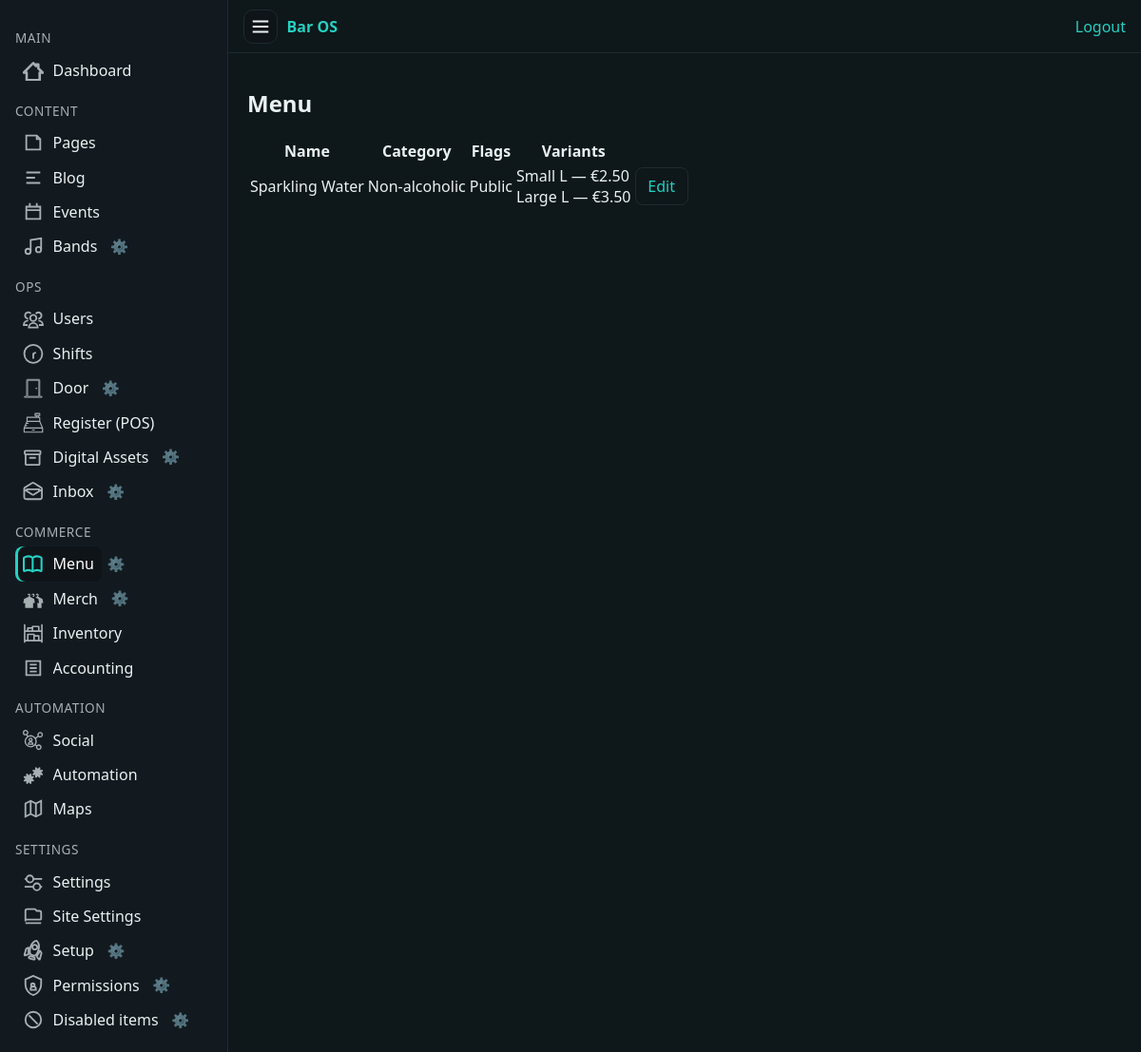
Page /cms/menu/items/ (signed in) on the committed database.
### app/menu/models.py (models this page shows, shortened)
class Item(models.Model):
    name = models.CharField(max_length=160)
    slug = models.SlugField(max_length=180, unique=True, validators=[slug_validator], blank=True)
    category = models.ForeignKey(Category, related_name="items", on_delete=models.PROTECT)
    description = models.TextField(blank=True)
    allergens_note = models.CharField(max_length=240, blank=True)
    vegan = models.BooleanField(default=False)
    vegetarian = models.BooleanField(default=False)
    gluten_free = models.BooleanField(default=False)
    sugar_free = models.BooleanField(default=False)
    lactose_free = models.BooleanField(default=False)
    nut_free = models.BooleanField(default=False)
    halal = models.BooleanField(default=False)
    kosher = models.BooleanField(default=False)
    visible_public = models.BooleanField(default=True)
    featured = models.BooleanField(default=False)
    sold_out_until = models.DateTimeField(null=True, blank=True)
    new_until = models.DateTimeField(null=True, blank=True)
    unit_group_override = models.ForeignKey(UnitGroup, null=True, blank=True, on_delete=models.SET_NULL)
    class Meta:
        ordering = ["name"]
    def is_sold_out(self) -> bool:
        return bool(self.sold_out_until and self.sold_out_until >= timezone.now())
    def is_new(self) -> bool:
        return bool(self.new_until and self.new_until >= timezone.now())

class Category(models.Model):
    KIND_DRINK = "drink"
    KIND_FOOD = "food"
    KIND_CHOICES = [
        (KIND_DRINK, "Drink"),
        (KIND_FOOD, "Food"),
    ]
    name = models.CharField(max_length=120)
    slug = models.SlugField(max_length=140, unique=True, validators=[slug_validator], blank=True)
    parent = models.ForeignKey("self", null=True, blank=True, related_name="children", on_delete=models.CASCADE)
    kind = models.CharField(max_length=16, choices=KIND_CHOICES)
    unit_group = models.ForeignKey(UnitGroup, null=True, blank=True, on_delete=models.SET_NULL)
    class Meta:
        ordering = ["parent__id", "name"]

class ItemVariant(models.Model):
    item = models.ForeignKey(Item, related_name="variants", on_delete=models.CASCADE)
    label = models.CharField(max_length=64, blank=True)
    quantity = models.DecimalField(max_digits=8, decimal_places=3, validators=[MinValueValidator(0)])
    unit = models.ForeignKey(Unit, on_delete=models.PROTECT)
    price = models.DecimalField(max_digits=8, decimal_places=2, validators=[MinValueValidator(0)])
    abv = models.DecimalField(max_digits=5, decimal_places=2, null=True, blank=True, help_text="Alcohol by volume (%)")
    class Meta:
        ordering = ["item__name", "unit__kind", "quantity", "label"]

class Unit(models.Model):
    KIND_VOLUME = "volume"
    KIND_MASS = "mass"
    KIND_COUNT = "count"
    KIND_CHOICES = [
        (KIND_VOLUME, "Volume"),
        (KIND_MASS, "Mass"),
        (KIND_COUNT, "Count"),
    ]
    code = models.CharField(max_length=16, unique=True)   # e.g. L, mL, g, pcs
    display = models.CharField(max_length=32)             # e.g. "Liters", "grams", "pieces"
    kind = models.CharField(max_length=16, choices=KIND_CHOICES)
    class Meta:
        ordering = ["kind", "code"]

### app/menu/views.py (the view)
# urls.py: path("items/", views.items_list, name="items_list"),
@login_required
def items_list(request):
    items = (
        Item.objects
        .select_related("category")
        .prefetch_related("variants")
        .order_by("category__name", "name")
    )
    return render(request, "menu/items_list.html", {"items": items, "now": _now()})

### app/comms/services/audience.py (called while the page is built)
def user_membership_ids(user):
    badge_ids = set()
    try:
        profile = user.profile
        badge_ids = set(profile.badges.values_list("id", flat=True))
    except Exception:
        pass
    group_ids = set(user.groups.values_list("id", flat=True))
    return badge_ids, group_ids

def visible_threads_qs(user, base_qs=None):
    if base_qs is None:
        base_qs = MessageThread.objects.all()
    badge_ids, group_ids = user_membership_ids(user)
    cond = Q(audiences__user=user)
    if badge_ids:
        cond |= Q(audiences__badge_id__in=badge_ids)
    if group_ids:
        cond |= Q(audiences__group_id__in=group_ids)
    qs = base_qs.filter(cond).distinct()
    return qs

### app/core/context_processors.py (called while the page is built)
def sitecfg(request):
    return {"sitecfg": get_config()}

### app/core/encryption.py (called while the page is built)
    def from_db_value(self, value, expression, connection):  # noqa: D401
        if value in self.empty_values:
            return value
        try:
            return super().from_db_value(value, expression, connection)
        except Exception:  # pragma: no cover - best-effort guard
            return value

### app/core/site_config.py (called while the page is built)
def get_config():
    try:
        CONFIG_DIR.mkdir(parents=True, exist_ok=True)
        if not CONFIG_FILE.exists():
            CONFIG_FILE.write_text(json.dumps(DEFAULTS, indent=2), encoding="utf-8")
        data = json.loads(CONFIG_FILE.read_text(encoding="utf-8"))
        merged = DEFAULTS.copy()
        merged.update({k: v for k, v in data.items() if k in DEFAULTS})
        ff = merged["feature_flags"]
        ff.update(data.get("feature_flags", {}))
        merged["feature_flags"] = ff
        return merged
    except Exception:
        return DEFAULTS

### app/menu/views.py (called while the page is built)
def _now():
    return timezone.now()

### app/pages/models.py (called while the page is built)
    def get_absolute_url(self):
        from django.urls import reverse
        return reverse("public:page-detail", kwargs={"slug": self.slug})

### app/pages/navigation.py (called while the page is built)
def serialize_nav_entries(entries: Iterable[NavEntry]) -> List[dict]:
    serialized: List[dict] = []
    for entry in entries:
        serialized.append(
            {
                "title": entry.title,
                "slug": entry.slug,
                "url": entry.url,
                "pretty_slug": entry.pretty_slug,
                "pretty_url": entry.pretty_url,
            }
        )
    return serialized

### app/setup/models.py (called while the page is built)
    @classmethod
    def get_solo(cls):
        obj, _ = cls.objects.get_or_create(id=1)
        return obj

### app/setup/templatetags/setup_tags.py (called while the page is built)
def _visibility_picker_url():
    return reverse("setup:visibility_picker")

@register.filter
def allow_for(user, key):
    return is_allowed(user, key)

### app/templates/menu/items_list.html (shortened to what this page needs)
{% extends 'cms/base_cms.html' %}
{% block content %}
<h1>Menu</h1>
<table class="table">
  <thead><tr><th>Name</th><th>Category</th><th>Flags</th><th>Variants</th><th></th></tr></thead>
  <tbody>
    {% for i in items %}
    <tr>
      <td>{{ i.name }} {% if i.featured %}<span class="badge bg-warning">Featured</span>{% endif %}</td>
      <td>{{ i.category.name }}</td>
      <td>
        {% if i.visible_public %}<span class="badge bg-success">Public</span>{% else %}<span class="badge bg-secondary">Hidden</span>{% endif %}
      </td>
      <td>
        {% for v in i.variants.all %}
          <div>{{ v.label|default:v.quantity }} {{ v.unit.code }} — {% if v.price == 0 %}Free{% else %}€{{ v.price }}{% endif %}{% if v.abv %} · {{ v.abv }}% ABV{% endif %}</div>
        {% empty %}<em>No variants</em>{% endfor %}
      </td>
      <td><a class="btn btn-sm btn-secondary" href="{% url 'menu:item_edit' i.slug %}">Edit</a></td>
    </tr>
    {% empty %}<tr><td colspan="5">No items.</td></tr>{% endfor %}
  </tbody>
</table>
{% endblock %}

### app/templates/cms/nav.html (shortened to what this page needs)
<nav>
  <div class="section">Main</div>
  <a href="/cms/dashboard/">
    <span class="icon">
    </span>
    <span class="label">Dashboard</span>
  </a>
  <div class="section">Content</div>
  <a href="/cms/pages/">
    <span class="icon">
      <svg viewBox="0 0 24 24" fill="none" stroke="currentColor" stroke-width="2">
        <path d="M4 4h12l4 4v12H4z" />
        <path d="M16 4v4h4" />
      </svg>
    </span>
    <span class="label">Pages</span>
  </a>
  <a href="/cms/blog/">
    <span class="icon">
      <svg viewBox="0 0 24 24" fill="none" stroke="currentColor" stroke-width="2">
        <path d="M4 6h16M4 12h10M4 18h16" />
      </svg>
    </span>
    <span class="label">Blog</span>
  </a>
  <a href="/cms/events/">
    <span class="icon">
      <svg viewBox="0 0 24 24" fill="none" stroke="currentColor" stroke-width="2">
        <path d="M8 2v4M16 2v4M3 10h18M4 6h16v14H4z" />
      </svg>
    </span>
    <span class="label">Events</span>
  </a>
{% load setup_tags %}
<li class="nav-item nav-inline">
  {% if request.user|allow_for:"cms.nav.bands" %}
    <a href="{% url 'bands:index' %}">
      <span class="icon">
        <svg viewBox="0 0 24 24" fill="none" stroke="currentColor" stroke-width="2">
          <path d="M9 18V5l12-2v13" />
          <circle cx="6" cy="18" r="3" />
          <circle cx="18" cy="16" r="3" />
        </svg>
      </span>
      <span class="label">Bands</span>
    </a>
    {% visibility_cog_inline "cms.nav.bands" "Bands nav link" %}
  {% endif %}
</li>
  <div class="section">Ops</div>
  <a href="/cms/users/">
    <span class="icon">
    </span>
    <span class="label">Users</span>
  </a>
  <a href="/cms/shifts/">
    <span class="icon">
      <svg viewBox="0 0 24 24" fill="none" stroke="currentColor" stroke-width="2">
        <path class="st0" d="M12,18.1v-5.7l2.9-1.7 M22.3,12.4c0,5.7-4.6,10.3-10.3,10.3c-5.7,0-10.3-4.6-10.3-10.3C1.6,6.6,6.3,2,12,2
          C17.7,2,22.3,6.6,22.3,12.4z"/>
      </svg>
    </span>
    <span class="label">Shifts</span>
  </a>
  <li class="nav-item nav-inline">
    {% if request.user|allow_for:"cms.nav.door" %}
      <a href="/cms/door/">
        <span class="icon">
        </span>
        <span class="label">Door</span>
      </a>
      {% visibility_cog_inline "cms.nav.door" "Door nav link" %}
    {% endif %}
  </li>
  <a href="/cms/pos/">
    <span class="icon">
    </span>
    <span class="label">Register (POS)</span>
  </a>
  {% load setup_tags %}
  {% url 'assets:index' as assets_url %}
  <li class="nav-item nav-inline">
    {% if request.user|allow_for:"cms.nav.assets" %}
      <a href="{{ assets_url|default:'/cms/assets/' }}"
        class="{% if request.path|slice:':11' == '/cms/assets' %}active{% endif %}"
        title="Digital Assets"
        {% if request.path|slice:':11' == '/cms/assets' %}aria-current="page"{% endif %}>
        <span class="icon">
        </span>
        <span class="label">Digital Assets</span>
      </a>
      {% visibility_cog_inline "cms.nav.assets" "Digital Assets nav link" %}
    {% endif %}
  </li>
{% load setup_tags %}
{% url 'comms:inbox' as comms_url %}
{% load setup_tags %}
{% url 'comms:inbox' as comms_url %}
<li class="nav-item nav-inline">
  {% if request.user|allow_for:"cms.nav.comms" %}
    <a href="{{ comms_url|default:'/cms/inbox/' }}"
       class="nav-link-inbox {% if request.path|slice:':10' == '/cms/inbox' %}active{% endif %}"
       title="Inbox"
       {% if request.path|slice:':10' == '/cms/inbox' %}aria-current="page"{% endif %}>
      <span class="icon">
      </span>
      <span class="label">Inbox</span>
    </a>
    {% visibility_cog_inline "cms.nav.comms" "Inbox nav link" %}
  {% endif %}
</li>
  {% load setup_tags %}
  <div class="section">Commerce</div>
  <li class="nav-item nav-inline">
    {% if request.user|allow_for:"cms.nav.menu" %}
      <a href="{% url 'menu:manage' %}">
        <span class="icon">
        </span>
        <span class="label">Menu</span>
      </a>
      {% visibility_cog_inline "cms.nav.menu" "Menu nav link" %}
    {% endif %}
  </li>
  <li class="nav-item nav-inline">
    {% if request.user|allow_for:"cms.nav.merch" %}
      <a href="/cms/merch/">
        <span class="icon">
        </span>
        <span class="label">Merch</span>
      </a>
      {% visibility_cog_inline "cms.nav.merch" "Merch nav link" %}
    {% endif %}
  </li>
  <a href="/cms/inventory/">
    <span class="icon">
    </span>
    <span class="label">Inventory</span>
  </a>
  <a href="/cms/accounting/">
    <span class="icon">
      <svg viewBox="0 0 24 24" fill="none" stroke="currentColor" stroke-width="2">
        <path d="M4 4h16v16H4z" />
        <path d="M8 8h8M8 12h8M8 16h8" />
      </svg>
    </span>
    <span class="label">Accounting</span>
  </a>
  <div class="section">Automation</div>
  <a href="/cms/social/">
    <span class="icon">
    </span>
    <span class="label">Social</span>
  </a>
  <a href="/cms/automation/">
    <span class="icon">
    </span>
    <span class="label">Automation</span>
  </a>
  <a href="/cms/maps/">
    <span class="icon">
      <svg viewBox="0 0 24 24" fill="none" stroke="currentColor" stroke-width="2">
        <path d="M9 18l-6 3V6l6-3 6 3 6-3v15l-6 3z" />
        <path d="M9 3v15M15 6v15" />
      </svg>
    </span>
    <span class="label">Maps</span>
  </a>
  <div class="section">Settings</div>
  <a href="/cms/settings/">
    <span class="icon">
    </span>
    <span class="label">Settings</span>
  </a>
  <a href="/cms/settings/site/">
    <span class="icon">
      <svg viewBox="0 0 24 24" fill="none" stroke="currentColor" stroke-width="2">
        <path d="M21 16V8a2 2 0 0 0-2-2h-3l-2-2H5a2 2 0 0 0-2 2v12" />
        <path d="M3 16h18M3 20h18" />
      </svg>
    </span>
    <span class="label">Site Settings</span>
  </a>
{% load setup_tags %}
<li class="nav-item nav-inline">
  {% if request.user|allow_for:"cms.nav.setup" %}
    <a href="/cms/settings/setup/">
    <span class="icon">
    </span>
      <span class="label">Setup</span>
    </a>
    {% visibility_cog_inline "cms.nav.setup" "Setup nav link" %}
  {% endif %}
</li>
<li class="nav-item nav-inline">
  {% if request.user|allow_for:"cms.nav.permissions" %}
    <a href="{% url 'setup:visibility_list' %}">
      <span class="icon">
        <svg viewBox="0 0 24 24" fill="none" stroke="currentColor" stroke-width="2">
          <path d="M12 1L3 5v6c0 5.55 3.84 10.74 9 12 5.16-1.26 9-6.45 9-12V5l-9-4z" />
          <path d="M9.5 11.5c0-1.1.9-2 2-2s2 .9 2 2-.9 2-2 2-2-.9-2-2z" />
          <path d="M12 13c1.66 0 3 1.34 3 3v1H9v-1c0-1.66 1.34-3 3-3z" />
        </svg>
      </span>
      <span class="label">Permissions</span>
    </a>
    {% visibility_cog_inline "cms.nav.permissions" "Permissions nav link" %}
  {% endif %}
</li>
<li class="nav-item nav-inline">
  {% if request.user|allow_for:"cms.nav.disabled" %}
    <a href="{% url 'setup:visibility_disabled' %}">
      <span class="icon">
        <svg viewBox="0 0 24 24" fill="none" stroke="currentColor" stroke-width="2">
          <circle cx="12" cy="12" r="9" />
          <path d="M7 7l10 10" />
        </svg>
      </span>
      <span class="label">Disabled items</span>
    </a>
    {% visibility_cog_inline "cms.nav.disabled" "Disabled items nav link" %}
  {% endif %}
</li>

### app/static/cms/cms.css (style rules this page uses)
* { box-sizing: border-box; }
body.cms { margin: 0; background: var(--bg); color: var(--fg); font-family: system-ui, Segoe UI, Roboto, Inter, sans-serif; display: flex; min-height: 100vh; }
a { color: var(--accent); text-decoration: none; }
.cms-nav nav a { display: flex; align-items: center; gap: 0.6rem; padding: 0.45rem 0.5rem; border-radius: 8px; color: var(--fg); }
.cms-nav nav a.is-active { background: #0f1419; color: #fff; box-shadow: inset 3px 0 0 var(--accent); }
.cms-nav nav a.is-active .icon { color: var(--accent); }
.cms-nav .section { margin: 0.9rem 0 0.4rem; color: var(--muted); font-size: 0.85rem; text-transform: uppercase; letter-spacing: 0.04em; }
.cms-nav .icon { display: inline-flex; align-items: center; justify-content: center; width: 22px; height: 22px; flex: 0 0 22px; color: var(--muted); }
.cms-nav .label { white-space: nowrap; overflow: hidden; text-overflow: ellipsis; }
.btn { display: inline-block; padding: 0.5rem 0.8rem; border: 1px solid var(--line); border-radius: 8px; }
.cfg-cog { display: inline-block; margin-left: 0.35rem; opacity: 0.6; cursor: pointer; font-size: 0.95em; line-height: 1; user-select: none; }
.nav-inline { display: flex; align-items: center; gap: 0.35rem; position: relative; }
.nav-inline .cfg-cog { margin-left: 0; border: none !important; }
.cfg-cog { display: inline-block; opacity: 0.6; cursor: pointer; font-size: 0.95em; line-height: 1; user-select: none; }

### rows in the picture
Item: name "Sparkling Water", category.name "Non-alcoholic", visible_public "Public"
ItemVariant: label "Small", unit.code "L", price "2.50"
ItemVariant: label "Large", unit.code "L", price "3.50"
